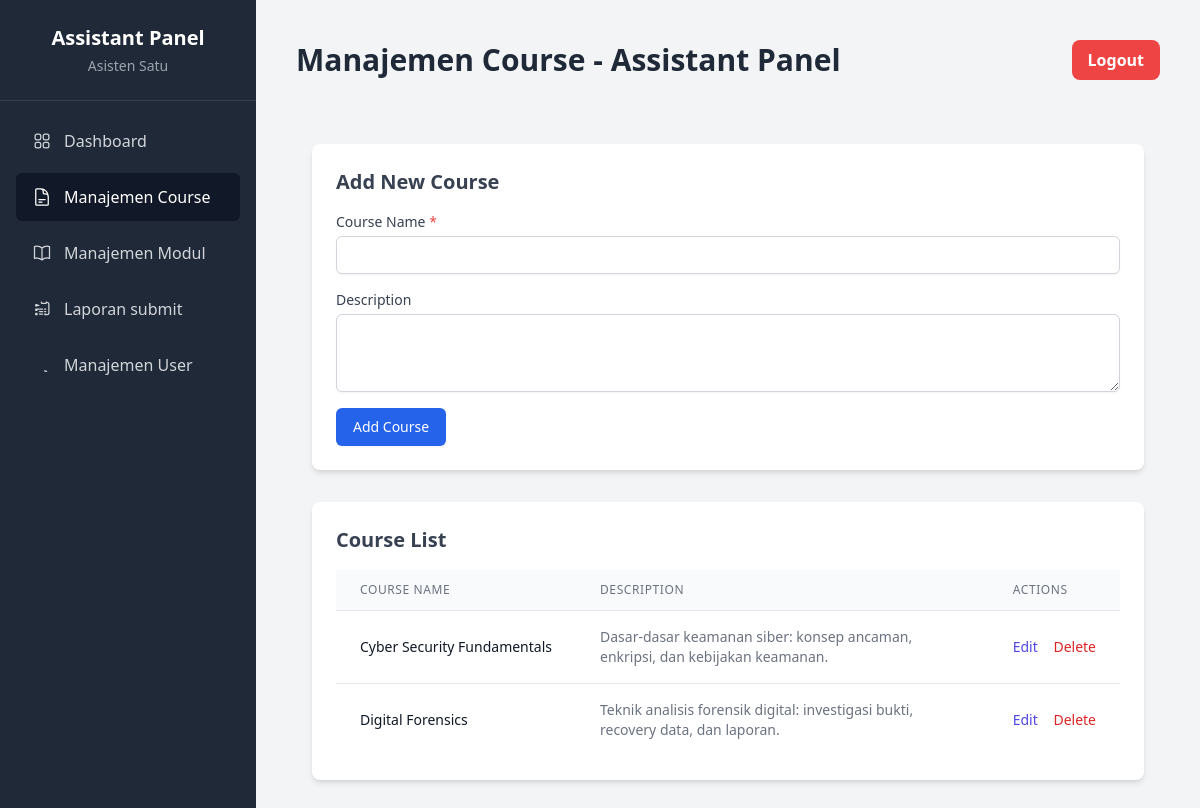
Screenshot of /asisten/manajemen_course.php (signed in) with the database file from the repository.
### tables this page shows
CREATE TABLE `mata_praktikum` (
  `id` int(11) NOT NULL AUTO_INCREMENT,
  `nama_praktikum` varchar(255) NOT NULL,
  `deskripsi` text DEFAULT NULL,
  PRIMARY KEY (`id`)
);

### asisten/manajemen_course.php (the view, shortened to what this page needs)
<?php
require_once '../config.php';
require_once 'templates/header.php';
$mata_praktikum_list = [];
$result = $conn->query("SELECT id, nama_praktikum, deskripsi FROM mata_praktikum ORDER BY nama_praktikum ASC");
if ($result && $result->num_rows > 0) {
    while ($row = $result->fetch_assoc()) {
        $mata_praktikum_list[] = $row;
    }
}
?>
<div class="container mx-auto px-4 py-8">
    <div class="bg-white shadow-md rounded-lg p-6 mb-8">
        <h2 class="text-xl font-semibold text-gray-700 mb-4">Add New Course</h2>
        <form action="manajemen_course.php" method="post">
            <div class="mb-4">
                <label for="nama_praktikum" class="block text-sm font-medium text-gray-700 mb-1">Course Name <span class="text-red-500">*</span></label>
                <input type="text" name="nama_praktikum" id="nama_praktikum" class="mt-1 block w-full px-3 py-2 bg-white border border-gray-300 rounded-md shadow-sm focus:outline-none focus:ring-indigo-500 focus:border-indigo-500 sm:text-sm" required>
            </div>
            <div class="mb-4">
                <label for="deskripsi" class="block text-sm font-medium text-gray-700 mb-1">Description</label>
                <textarea name="deskripsi" id="deskripsi" rows="3" class="mt-1 block w-full px-3 py-2 bg-white border border-gray-300 rounded-md shadow-sm focus:outline-none focus:ring-indigo-500 focus:border-indigo-500 sm:text-sm"></textarea>
            </div>
            <div>
                <button type="submit" name="tambah_praktikum" class="inline-flex justify-center py-2 px-4 border border-transparent shadow-sm text-sm font-medium rounded-md text-white bg-blue-600 hover:bg-blue-700 focus:outline-none focus:ring-2 focus:ring-offset-2 focus:ring-blue-500">
                    Add Course
                </button>
            </div>
        </form>
    </div>
    <div class="bg-white shadow-md rounded-lg p-6">
        <h2 class="text-xl font-semibold text-gray-700 mb-4">Course List</h2>
        <?php if (!empty($mata_praktikum_list)): ?>
            <div class="overflow-x-auto">
                <table class="min-w-full divide-y divide-gray-200">
                    <thead class="bg-gray-50">
                        <tr>
                            <th scope="col" class="px-6 py-3 text-left text-xs font-medium text-gray-500 uppercase tracking-wider">Course Name</th>
                            <th scope="col" class="px-6 py-3 text-left text-xs font-medium text-gray-500 uppercase tracking-wider">Description</th>
                            <th scope="col" class="px-6 py-3 text-left text-xs font-medium text-gray-500 uppercase tracking-wider">Actions</th>
                        </tr>
                    </thead>
                    <tbody class="bg-white divide-y divide-gray-200">
                        <?php foreach ($mata_praktikum_list as $praktikum): ?>
                            <tr>
                                <td class="px-6 py-4 whitespace-nowrap text-sm font-medium text-gray-900"><?php echo htmlspecialchars($praktikum['nama_praktikum']); ?></td>
                                <td class="px-6 py-4 whitespace-normal text-sm text-gray-500"><?php echo nl2br(htmlspecialchars($praktikum['deskripsi'] ?? 'N/A')); ?></td>
                                <td class="px-6 py-4 whitespace-nowrap text-sm font-medium">
                                    <button onclick="openEditModal(<?php echo $praktikum['id']; ?>, '<?php echo htmlspecialchars(addslashes($praktikum['nama_praktikum'])); ?>', '<?php echo htmlspecialchars(addslashes($praktikum['deskripsi'] ?? '')); ?>')" class="text-indigo-600 hover:text-indigo-900 mr-3">Edit</button>
                                    <form action="manajemen_course.php" method="post" class="inline-block" onsubmit="return confirm('Are you sure you want to delete this course? All related modules will also be deleted.');">
                                        <button type="submit" name="hapus_praktikum" class="text-red-600 hover:text-red-900">Delete</button>
                                    </form>
                                </td>
                            </tr>
                        <?php endforeach; ?>
                    </tbody>
                </table>
            </div>
        <?php else: ?>
            <p class="text-gray-500">No courses have been added yet.</p>
        <?php endif; ?>
    </div>
</div>
<?php
require_once 'templates/footer.php';
?>

### rows the page displays
mata_praktikum: nama_praktikum "Cyber Security Fundamentals", deskripsi "Dasar‐dasar keamanan siber: konsep ancaman, enkripsi, dan kebijakan keamanan."
mata_praktikum: nama_praktikum "Digital Forensics", deskripsi "Teknik analisis forensik digital: investigasi bukti, recovery data, dan laporan."

### other values shown
$_SESSION['nama'] "Asisten Satu"
$pageTitle "Manajemen Course - Assistant Panel"
